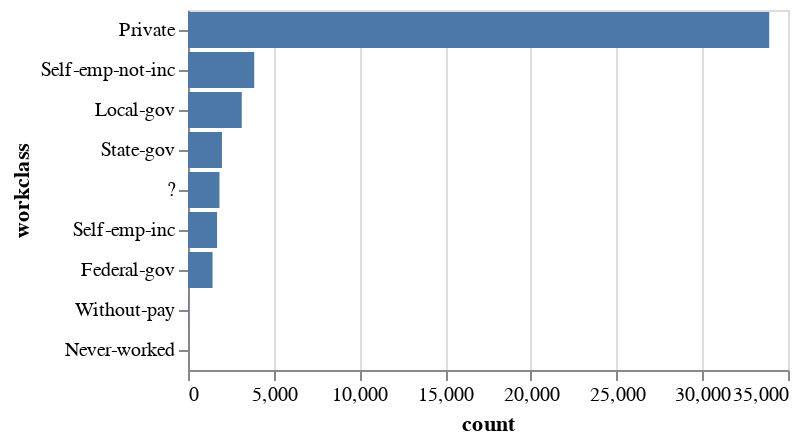

The cell this chart's notebook holds for it:
### Code cell
d = df[categorical_columns]['workclass'].value_counts().reset_index()

alt.Chart(d).mark_bar().encode(
    y=alt.Y('workclass:N', sort='-x'),
    x=alt.X('count:Q')
)

### Figure 1 — Vega-Lite specification as saved in the notebook (floating-point values rounded to 4 significant figures)
{"config": {"view": {"continuousWidth": 300, "continuousHeight": 300}}, "data": {"name": "data-069c3fab6314e59c90b7c8f2e1d0d006"}, "mark": {"type": "bar"}, "encoding": {"x": {"field": "count", "type": "quantitative"}, "y": {"field": "workclass", "sort": "-x", "type": "nominal"}}, "$schema": "https://vega.github.io/schema/vega-lite/v5.20.1.json", "datasets": {"data-069c3fab6314e59c90b7c8f2e1d0d006": [{"workclass": "Private", "count": 33906}, {"workclass": "Self-emp-not-inc", "count": 3862}, {"workclass": "Local-gov", "count": 3136}, {"workclass": "State-gov", "count": 1981}, {"workclass": "?", "count": 1836}, {"workclass": "Self-emp-inc", "count": 1695}, {"workclass": "Federal-gov", "count": 1432}, {"workclass": "Without-pay", "count": 21}, {"workclass": "Never-worked", "count": 10}]}}
